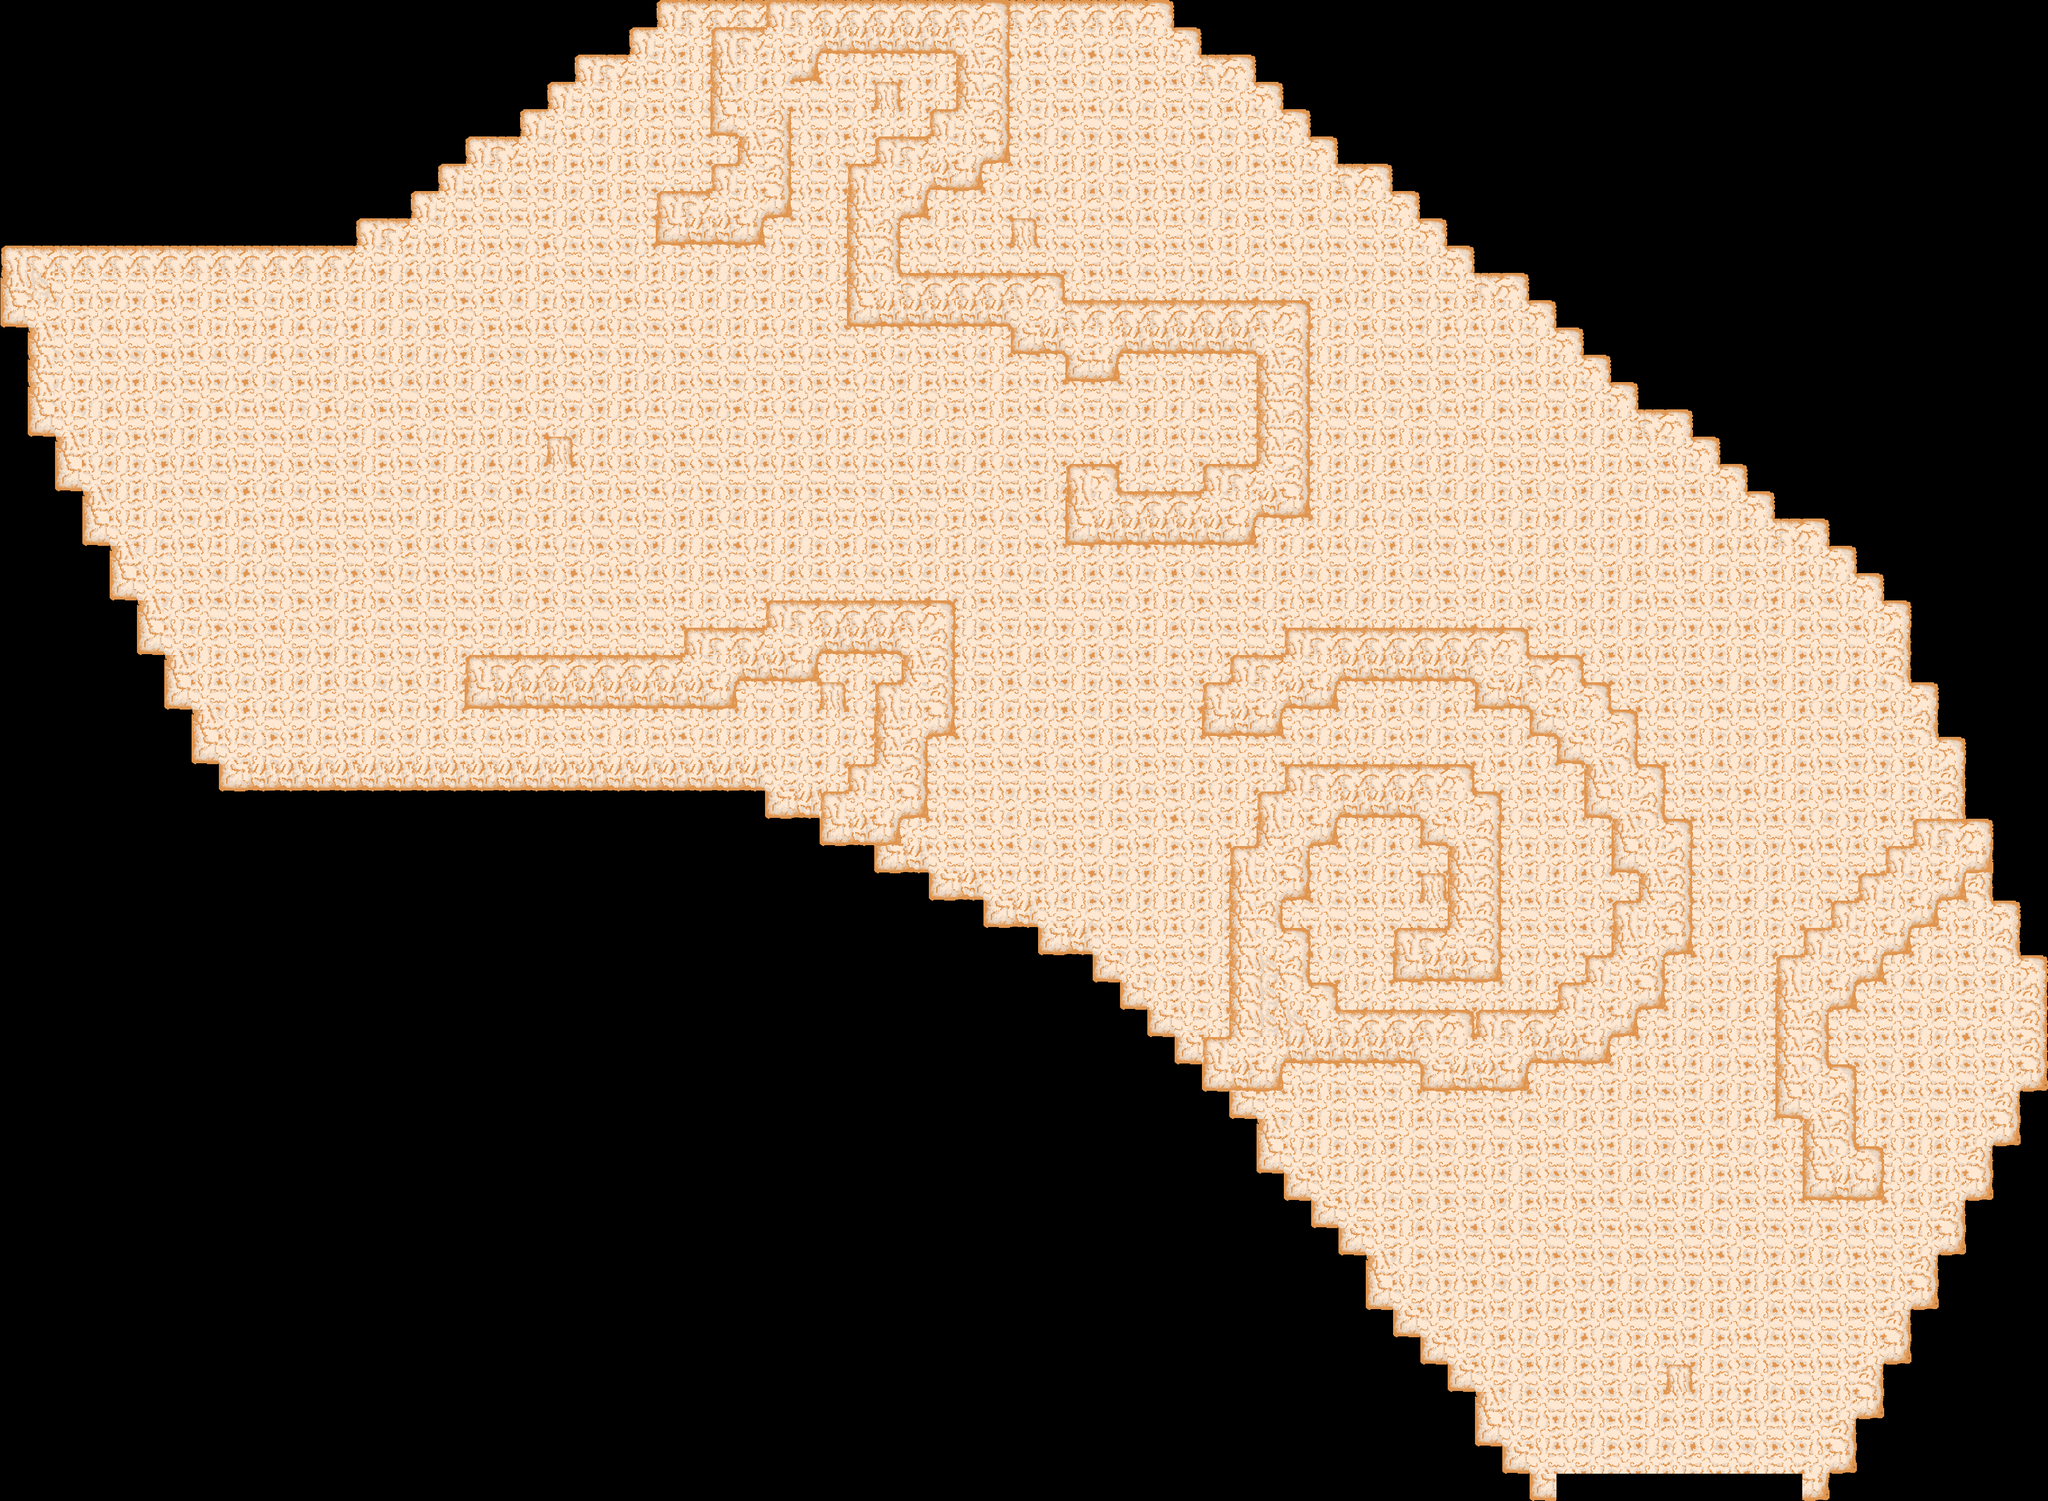

Rendered tile map (Tiled .tmx) drawn with the repository's tilesets; below, a short description and the map source with its tile grids summarised:
An orthogonal 75x55 tile map with 64x64 px tiles, 2 tile layers (Livello tile 1, Livello tile 2), 4 tilesets.

<map version="1.5" tiledversion="1.7.2" orientation="orthogonal" renderorder="right-down" width="75" height="55" tilewidth="64" tileheight="64" infinite="0" nextlayerid="3" nextobjectid="1">
 <tileset firstgid="1" source="../tsx/bottone.tsx" />
 <tileset firstgid="3" source="../tsx/Wall2.tsx" />
 <tileset firstgid="18" source="../tsx/Wall3.tsx" />
 <tileset firstgid="34" source="../tsx/strada.tsx" />
 <layer id="1" name="Livello tile 1" width="75" height="55">
  <data>[4125 cells, 2198 non-empty, 13 distinct tile ids]</data>
 </layer>
 <layer id="2" name="Livello tile 2" width="75" height="55">
  <data>[4125 cells, 406 non-empty, 14 distinct tile ids]</data>
 </layer>
</map>
